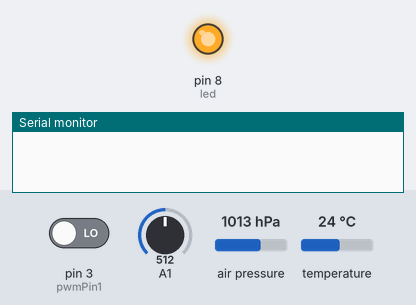
Simulated run of this sketch. Board: Arduino Uno, built with avr-gcc and run on an emulated ATmega328P. On the bench: output pins drawn as LEDs (lit = HIGH), the last lines printed to the serial monitor. The inputs (shaded band) are chosen by the test bench; at power-on: pin 3 (pwmPin1) LOW, A1 = 512, air pressure 1013 hPa, temperature 24 °C. Storage starts empty.

Above: at 0.1 s.
At 2.1 s:
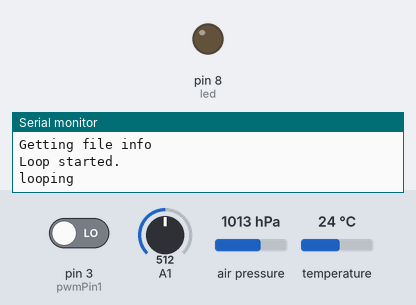
Timing chart, 0 to 3.6 s (numbered marks = the images above):
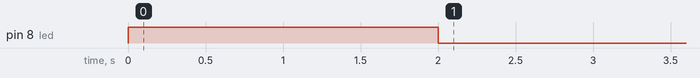

The sketch:

szakkor_mfg_only_co2.ino
```cpp
#include <dht.h>
#include <Wire.h>
#include <Adafruit_BMP085.h>
#include <SPI.h>
#include <SD.h>

#define ALTITUDE 210.19

#define pwmPin1 3 // co2 1
// 4,11,12,13 -> SD card
// MOSI - pin 11
// MISO - pin 12
// CLK - pin 13
// CS - pin 4
// SCL A5, SDA A4

unsigned long th, tl, tpwm, ppm; // CO2
Adafruit_BMP085 pressure;
int LDR_1;
File myFile;
int temp[5], i;
const int chipSelect = 4;
double T, P, p0;
char status;
int led = 8;

void setup() {
  pinMode(led, OUTPUT);
digitalWrite(led, HIGH);
    delay(2000);
    digitalWrite(led, LOW);


  Serial.begin(9600);
  Serial.println("Initializing.");
  Serial.println("Getting file info");
  if (!SD.begin(chipSelect)) {
    Serial.println("initialization failed!");
    while (1);
  }

  pressure.begin();
  pinMode(pwmPin1, INPUT);

  Serial.println("Loop started.");
}

int get_CO2(int pin)
{
   delay(100);
  th = pulseIn(pin, HIGH, 3000000); // use microseconds
  tl = pulseIn(pin, LOW, 3000000);
  tpwm = th + tl; // actual pulse width

  th = pulseIn(pin, HIGH, 3000000);
  ppm = 2000 * (th-2)/(tpwm-4);
  delay(100);
  return ppm;
}

void loop() {
  Serial.println("looping");

  //CO2 via pwm

  temp[0] = get_CO2(pwmPin1);

  // LDR

  LDR_1  = analogRead(A1);
  temp[1] = LDR_1;

  // bmp180

  T = pressure.readTemperature();
  P = pressure.readPressure();

  // Filewrite
  String dataString = "";

  dataString = String(temp[0]) + "\t" + String(temp[1]) + "\t" + String(P) + "\t" + String(T);

  Serial.println(dataString);
  if (!SD.begin(chipSelect)){}
  File dataFile = SD.open("datalog.txt", FILE_WRITE);
  if (dataFile) {
    dataFile.println(dataString);
    dataFile.close();
    Serial.println(dataString);
  }

  else {
    Serial.println("error opening datalog.txt");
    digitalWrite(led, HIGH);
    delay(2000);
    digitalWrite(led, LOW);
  }
  Serial.println("\tEND\t");
  //

  delay(5000);
}
```
